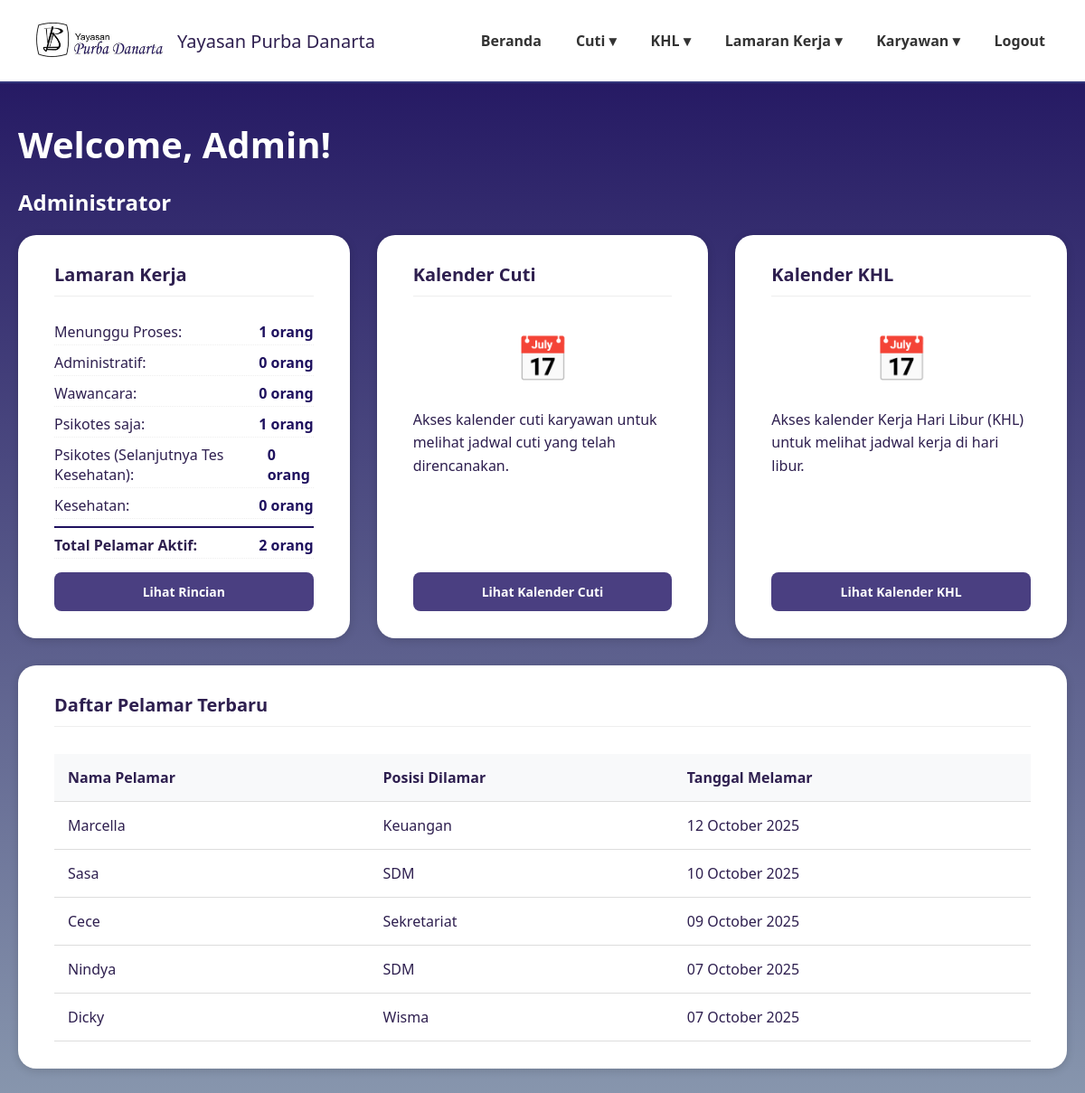
Page /dashboardadmin.php (signed in) on the earlier database version.
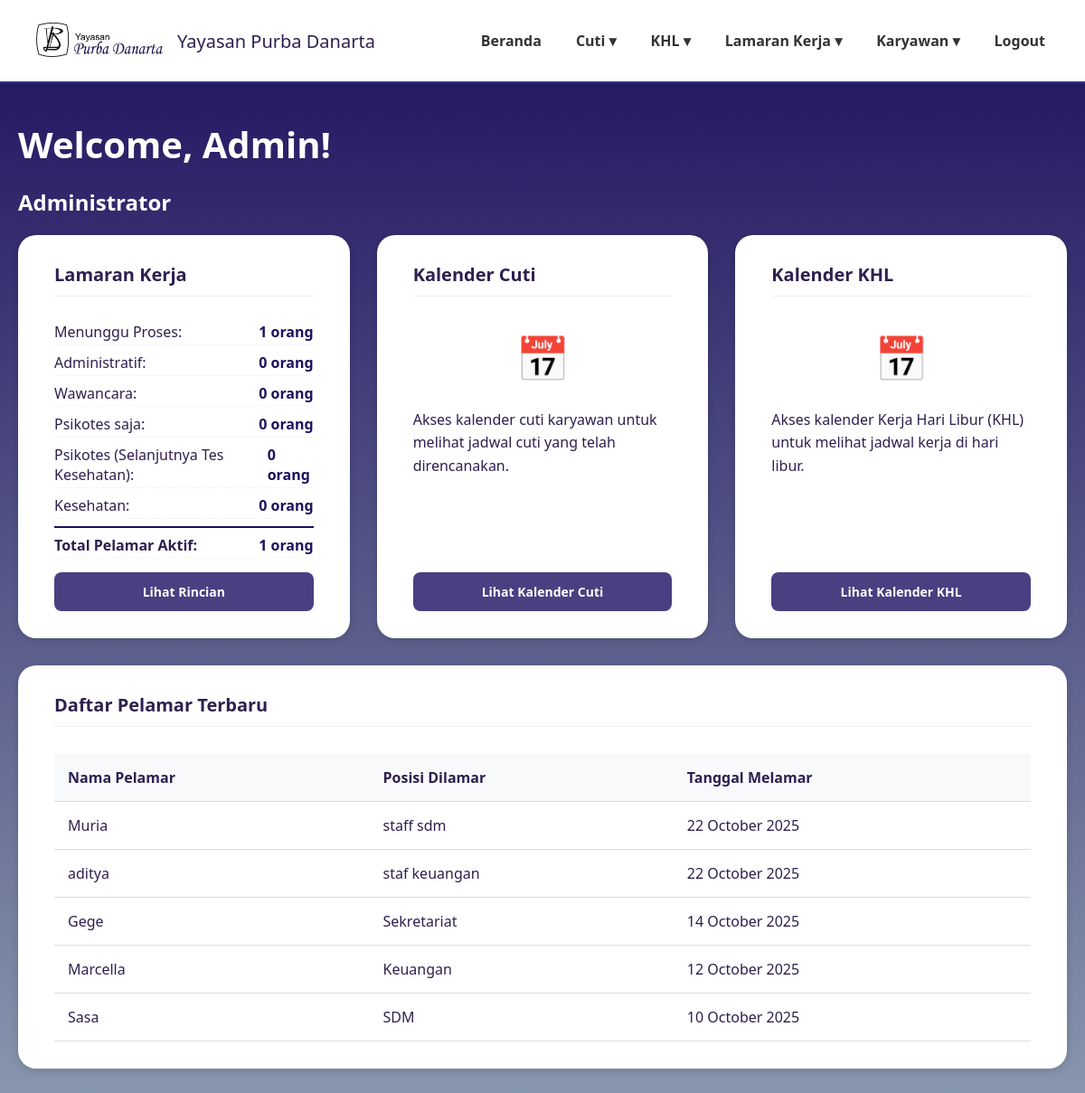
Same page on the later database version.
### tables this page shows
CREATE TABLE `data_pelamar` (
  `id` int(11) NOT NULL,
  `user_id` int(11) NOT NULL,
  `nama_lengkap` varchar(100) DEFAULT NULL,
  `posisi_dilamar` varchar(100) DEFAULT NULL,
  `jenis_kelamin` varchar(20) DEFAULT NULL,
  `tempat_lahir` varchar(100) DEFAULT NULL,
  `tanggal_lahir` date DEFAULT NULL,
  `nik` varchar(50) DEFAULT NULL,
  `alamat_rumah` text DEFAULT NULL,
  `alamat_domisili` text DEFAULT NULL,
  `no_telp` varchar(20) DEFAULT NULL,
  `email` varchar(100) DEFAULT NULL,
  `agama` varchar(50) DEFAULT NULL,
  `kontak_darurat` varchar(50) DEFAULT NULL,
  `pendidikan_terakhir` varchar(50) DEFAULT NULL,
  `surat_lamaran` varchar(255) DEFAULT NULL,
  `cv` varchar(255) DEFAULT NULL,
  `photo_formal` varchar(255) DEFAULT NULL,
  `ijazah_transkrip` varchar(255) DEFAULT NULL,
  `berkas_pendukung` varchar(255) DEFAULT NULL,
  `ktp` varchar(255) DEFAULT NULL,
  `status` varchar(50) DEFAULT 'Menunggu Proses',
  `status_seleksi` varchar(100) DEFAULT 'Proses seleksi sedang berlangsung',
  `pengumuman` text DEFAULT 'Belum ada pengumuman saat ini.',
  `created_at` timestamp NOT NULL DEFAULT current_timestamp()
);

### dashboardadmin.php (the view, shortened to what the changed rows need)
<?php
require 'config.php';
$user_data = $_SESSION['user'];
$user_id = $user_data['id_karyawan'];
$sql = "SELECT * FROM data_karyawan WHERE id_karyawan = ?";
$stmt = mysqli_prepare($conn, $sql);
mysqli_stmt_bind_param($stmt, "i", $user_id);
mysqli_stmt_execute($stmt);
$result = mysqli_stmt_get_result($stmt);
$admin_data = $result->fetch_assoc();
$nama_user = $admin_data['nama_lengkap'];
$query_status_pelamar = "
    SELECT
        -- Menunggu Proses: Pelamar yang belum ada riwayat atau masih di tahap awal
        COUNT(CASE WHEN (rp.status_administratif IS NULL OR rp.status_administratif = '')
                    AND (rp.status_wawancara IS NULL OR rp.status_wawancara = '')
                    AND (rp.status_psikotes IS NULL OR rp.status_psikotes = '')
                    AND (rp.status_kesehatan IS NULL OR rp.status_kesehatan = '')
                    AND (rp.status_final IS NULL OR rp.status_final = '')
              THEN 1 END) AS menunggu_proses,
        -- Administratif: Lolos administratif, tapi belum wawancara
        COUNT(CASE WHEN rp.status_administratif = 'Lolos'
                    AND (rp.status_wawancara IS NULL OR rp.status_wawancara = '')
              THEN 1 END) AS administratif,
        -- Wawancara: Lolos wawancara, tapi belum psikotes
        COUNT(CASE WHEN rp.status_wawancara = 'Lolos'
                    AND (rp.status_psikotes IS NULL OR rp.status_psikotes = '')
              THEN 1 END) AS wawancara,
        -- Psikotes saja: Lolos psikotes, tapi belum kesehatan
        COUNT(CASE WHEN rp.status_psikotes = 'Lolos'
                    AND (rp.status_kesehatan IS NULL OR rp.status_kesehatan = '')
              THEN 1 END) AS psikotes,
        -- Psikotes (Selanjutnya Tes Kesehatan): Lolos psikotes dan kesehatan, tapi belum final
        COUNT(CASE WHEN rp.status_psikotes = 'Lolos'
                    AND rp.status_kesehatan = 'Lolos'
                    AND (rp.status_final IS NULL OR rp.status_final = '')
              THEN 1 END) AS psikotes_kesehatan,
        -- Kesehatan: Lolos kesehatan dan sudah final diterima
        COUNT(CASE WHEN rp.status_kesehatan = 'Lolos'
                    AND rp.status_final = 'Diterima'
              THEN 1 END) AS kesehatan,
        -- Total Pelamar Aktif: Semua yang belum final atau finalnya bukan Diterima/Tidak Lolos
        COUNT(CASE WHEN rp.status_final IS NULL
                    OR rp.status_final = ''
                    OR rp.status_final NOT IN ('Diterima', 'Tidak Lolos')
              THEN 1 END) AS total_pelamar_aktif
    FROM data_pelamar dp
    LEFT JOIN riwayat_pelamar rp ON dp.id = rp.pelamar_id
    WHERE dp.status != 'Diterima' AND dp.status != 'Tidak Lolos'
";
$result_status = $conn->query($query_status_pelamar);
$status_pelamar = $result_status->fetch_assoc();
$status_pelamar = array_merge([
    'menunggu_proses' => 0,
    'administratif' => 0,
    'wawancara' => 0,
    'psikotes' => 0,
    'psikotes_kesehatan' => 0,
    'kesehatan' => 0,
    'total_pelamar_aktif' => 0
], $status_pelamar ?: []);
$query_tabel = "SELECT nama_lengkap, posisi_dilamar, created_at FROM data_pelamar ORDER BY created_at DESC LIMIT 5";
$result_tabel = $conn->query($query_tabel);
?>
<!DOCTYPE html>
<html lang="id">
<head>
</head>
<body>
<main>
    <div class="welcome-section">
      <h1>Welcome, <?= htmlspecialchars($nama_user) ?>!</h1>
      <h2>Administrator</h2>
    </div>
    <div class="dashboard-grid">
        <div class="card">
            <div class="status-list">
                <div class="status-item">
                    <span>Psikotes saja:</span>
                    <span class="status-count"><?= $status_pelamar['psikotes'] ?> orang</span>
                </div>
                <div class="status-item" style="border-top: 2px solid #1E105E; margin-top: 8px; padding-top: 8px; font-weight: bold;">
                    <span>Total Pelamar Aktif:</span>
                    <span class="status-count"><?= $status_pelamar['total_pelamar_aktif'] ?> orang</span>
                </div>
            </div>
        </div>
    </div>
    <div class="card">
        <table class="data-table">
            <thead>
                <tr>
                    <th>Nama Pelamar</th>
                    <th>Posisi Dilamar</th>
                    <th>Tanggal Melamar</th>
                </tr>
            </thead>
            <tbody>
                <?php if ($result_tabel->num_rows > 0): ?>
                    <?php while($row = $result_tabel->fetch_assoc()): ?>
                        <tr>
                            <td><?= htmlspecialchars($row['nama_lengkap']) ?></td>
                            <td><?= htmlspecialchars($row['posisi_dilamar']) ?></td>
                            <td><?= date('d F Y', strtotime($row['created_at'])) ?></td>
                        </tr>
                    <?php endwhile; ?>
                <?php else: ?>
                    <tr>
                        <td colspan="3">Tidak ada data pelamar saat ini.</td>
                    </tr>
                <?php endif; ?>
            </tbody>
        </table>
    </div>
</main>
</body>
</html>

Differences in the rows shown:
no longer on this page (row unchanged): data_pelamar: nama_lengkap "Cece", posisi_dilamar "Sekretariat", created_at "09 October 2025"
no longer on this page (row edited): data_pelamar: nama_lengkap "Nindya", posisi_dilamar "SDM", created_at "07 October 2025"
no longer on this page (row unchanged): data_pelamar: nama_lengkap "Dicky", posisi_dilamar "Wisma", created_at "07 October 2025"
added data_pelamar: nama_lengkap "Muria", posisi_dilamar "staff sdm", created_at "22 October 2025"
added data_pelamar: nama_lengkap "aditya", posisi_dilamar "staf keuangan", created_at "22 October 2025"
added data_pelamar: nama_lengkap "Gege", posisi_dilamar "Sekretariat", created_at "14 October 2025"
Other differences:
$status_pelamar['psikotes']: "1" → "0"
$status_pelamar['total_pelamar_aktif']: "2" → "1"
